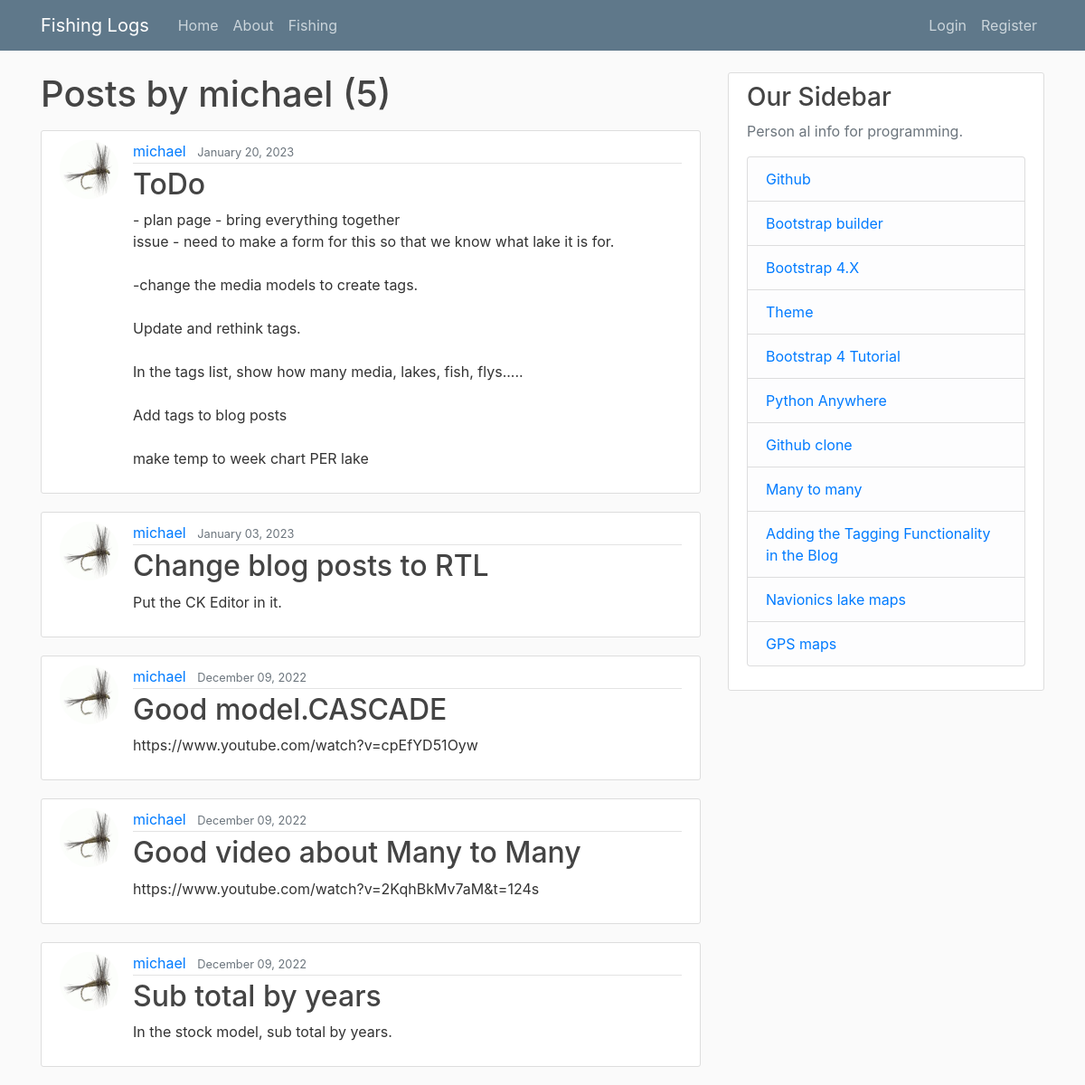
Before: /blog/user/michael with the older database file.
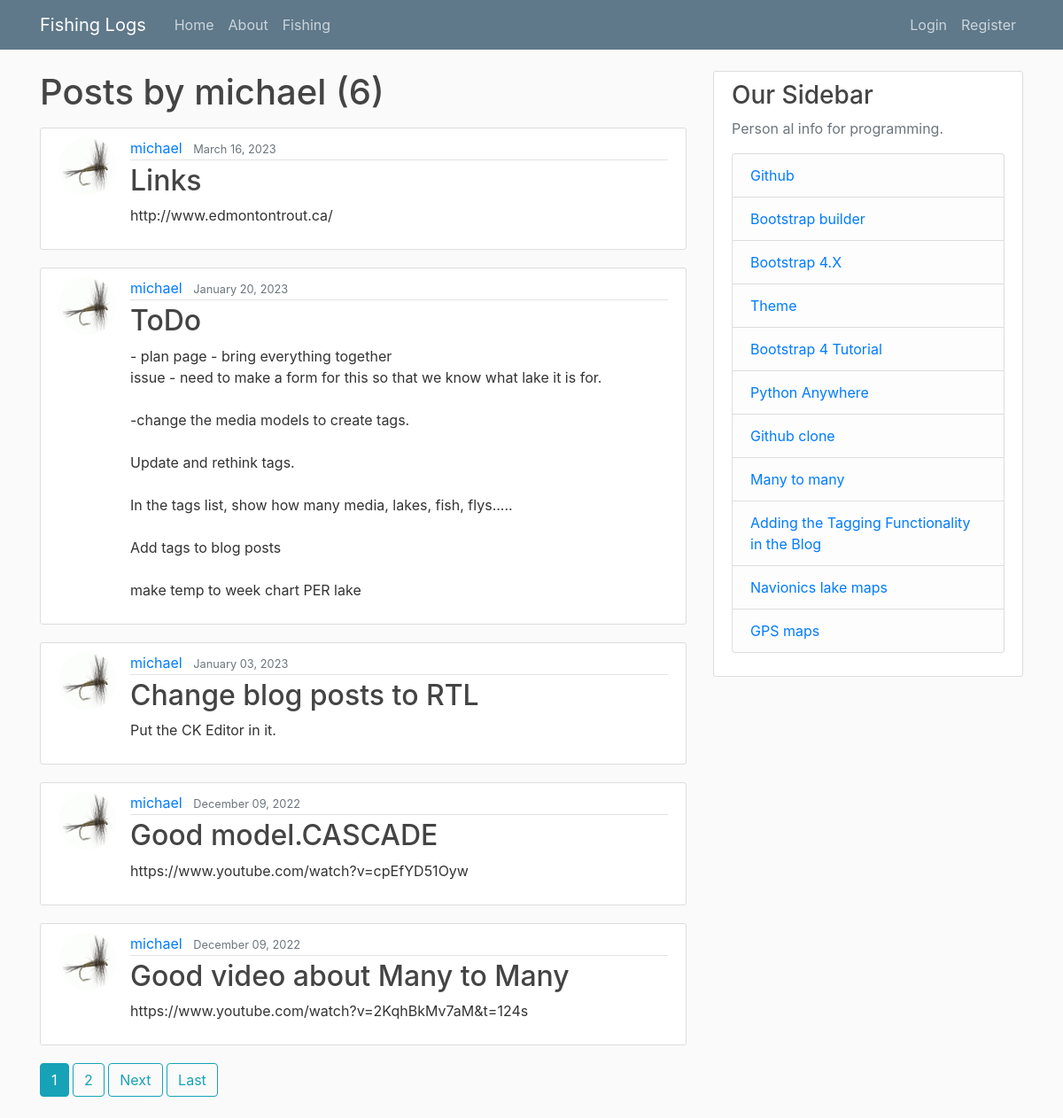
After: the same page with the newer database file.
### blog/models.py (models this page shows, shortened)
class Post(models.Model):
    title = models.CharField(max_length=100)
    content = models.TextField()
    date_posted = models.DateTimeField(default=timezone.now)
    author = models.ForeignKey(User, on_delete=models.CASCADE)

### users/models.py (models this page shows, shortened)
class Profile(models.Model):
    user = models.OneToOneField(User, on_delete=models.CASCADE)
    image = models.ImageField(default='default.jpg', upload_to='profile_pics')

### blog/views.py (the view)
# urls.py: path('user/<str:username>', UserPostListView.as_view(), name='user-posts'),
class UserPostListView(ListView):
    model = Post
    template_name = 'blog/user_posts.html'  # <app>/<model>_<viewtype>.html
    context_object_name = 'posts'
    paginate_by = 5
    def get_queryset(self):
        user = get_object_or_404(User, username=self.kwargs.get('username'))
        return Post.objects.filter(author=user).order_by('-date_posted')

### blog/templates/blog/user_posts.html (shortened to what this page needs)
{% extends "blog/base.html" %}
{% block content %}
    <h1 class="mb-3">Posts by {{ view.kwargs.username }} ({{ page_obj.paginator.count }})</h1>
    {% for post in posts %}
        <article class="media content-section">
          <img class="rounded-circle article-img" src="{{ post.author.profile.image.url }}">
          <div class="media-body">
            <div class="article-metadata">
              <a class="mr-2" href="{% url 'user-posts' post.author.username %}">{{ post.author }}</a>
              <small class="text-muted">{{ post.date_posted|date:"F d, Y" }}</small>
            </div>
            <h2><a class="article-title" href="{% url 'post-detail' post.id %}">{{ post.title }}</a></h2>
            <p class="article-content">{{ post.content }}</p>
          </div>
        </article>
    {% endfor %}
    {% if is_paginated %}
      {% for num in page_obj.paginator.page_range %}
        {% if page_obj.number == num %}
          <a class="btn btn-info mb-4" href="?page={{ num }}">{{ num }}</a>
        {% elif num > page_obj.number|add:'-3' and num < page_obj.number|add:'3' %}
          <a class="btn btn-outline-info mb-4" href="?page={{ num }}">{{ num }}</a>
        {% endif %}
      {% endfor %}
      {% if page_obj.has_next %}
        <a class="btn btn-outline-info mb-4" href="?page={{ page_obj.next_page_number }}">Next</a>
        <a class="btn btn-outline-info mb-4" href="?page={{ page_obj.paginator.num_pages }}">Last</a>
      {% endif %}
    {% endif %}
{% endblock content %}

Changed rows visible on the page:
no longer on this page (row unchanged): Post: author.profile.image (placeholder picture), author "michael", date_posted "December 09, 2022", title "Sub total by years", content "In the stock model, sub total by years."
added Post: author.profile.image (placeholder picture), author "michael", date_posted "March 16, 2023", title "Links", content "http://www.edmontontrout.ca/"
Other visible differences:
{{ page_obj.paginator.count }}: "5" → "6"
new list line: "1"
new list line: "2"
text now shown: "Next Last"
